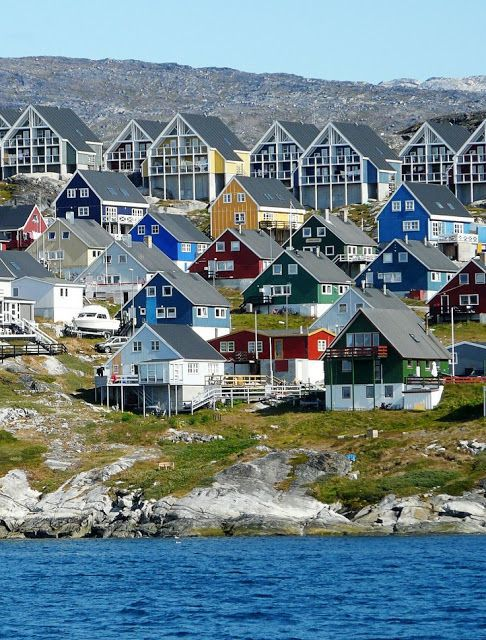
#> input picture 【OpenCv基础】第53讲 Harris角点检测/python/PythonApplication/PythonApplication/1.jpg, 486 x 640 px
$ python PythonApplication.py
#> lines starting #> are read from the running program, lines starting #| are printed output that depends on the picture; after the words box and inside, x2 and y2 are one past the last pixel; in counts of white or black regions, pixels touching at a corner belong together
import cv2
import numpy as np
#import random

def on_CornerHarris(x):
    global g_srcImage1,g_grayImage

    # 获取滑动条的值
    thresh = cv2.getTrackbarPos('value', 'WINDOW_NAME1')

	#初始化
	# 置零当前需要显示的两幅图，即清除上一次调用此函数时他们的值
    g_srcImage1 = np.copy(g_srcImage)

	# 进行角点检测
    dstImage = cv2.cornerHarris(g_grayImage, 5, 3, 0.04)

	# 归一化与转换
    # 下面这两种新建画布的方式都可以，新建一个32位浮点型单通道
    normImage=np.empty((g_srcImage.shape[0], g_srcImage.shape[1], 1),dtype=np.float32)
    #normImage = np.ones((g_srcImage.shape[0], g_srcImage.shape[1], 1),np.float32)

    cv2.normalize(dstImage,normImage,0,255,cv2.NORM_MINMAX)

    # 将归一化后的图线性变换成8位无符号整型
    scaledImage = cv2.convertScaleAbs(normImage)

	# 进行绘制
	# 将检测到的，且符合阈值条件的角点绘制出来
    imgH = normImage.shape[0]
    imgW = normImage.shape[1]
    for j in range(imgW):
        for i in range(imgH):
            if normImage[i][j].max() > (thresh + 80):
                cv2.circle(g_srcImage1, (j, i), 5, (10, 10, 255) ,2, 8, 0)
                cv2.circle(scaledImage, (j, i), 5, (0, 10, 255) ,2, 8, 0)

    #【5】显示最终效果
    cv2.imshow("WINDOW_NAME1", g_srcImage1)
    cv2.imshow("WINDOW_NAME2", scaledImage)


# 【1】载入原始图并进行克隆保存
g_srcImage = cv2.imread("1.jpg")
#> g_srcImage is the input picture: shape (640, 486, 3); mean B, G, R 136.3, 129.7, 109.6

cv2.imshow("WINDOW_NAME1", g_srcImage)
g_srcImage1 = np.copy(g_srcImage)

#【2】存留一张灰度图
g_grayImage = cv2.cvtColor(g_srcImage1, cv2.COLOR_BGR2GRAY)
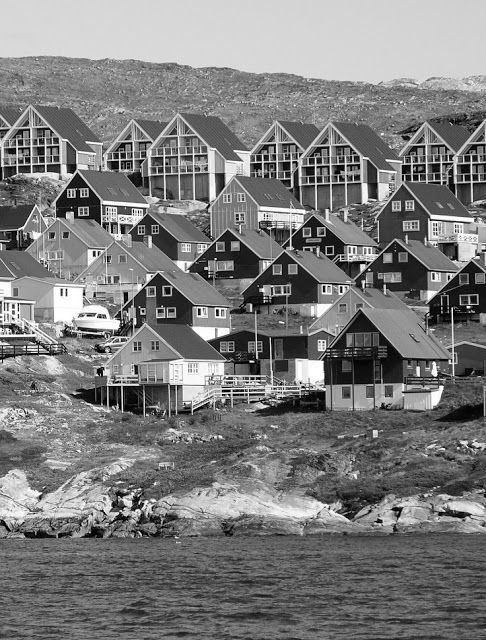
#> g_grayImage: shape (640, 486); min 0, max 255, mean 124.4

#【3】创建窗口和滚动条
cv2.namedWindow('WINDOW_NAME1')
cv2.createTrackbar('value', 'WINDOW_NAME1', 30, 175, on_CornerHarris)
#【4】调用一次回调函数，进行初始化
cv2.setTrackbarPos('value', 'WINDOW_NAME1', 30)

cv2.waitKey(0)
#> in on_CornerHarris, `dstImage = cv2.cornerHarris(g_grayImage, 5, 3, 0.04)`:
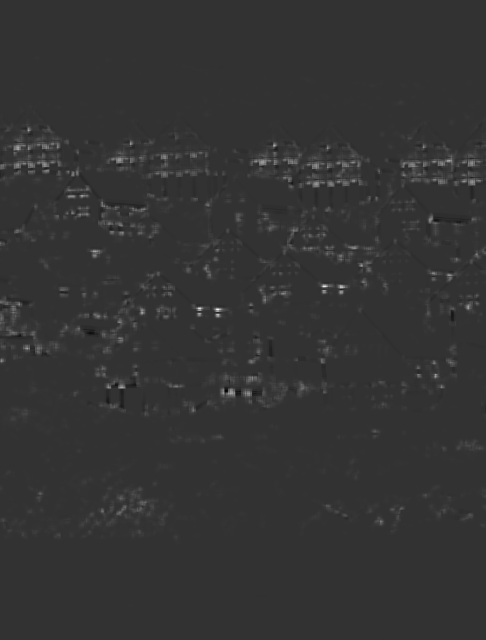
#> dstImage: shape (640, 486) float32; min -0.0105, max 0.0427, mean 0.000387; drawn with min black and max white
#> after the loop in on_CornerHarris, `for j in range(imgW):`:
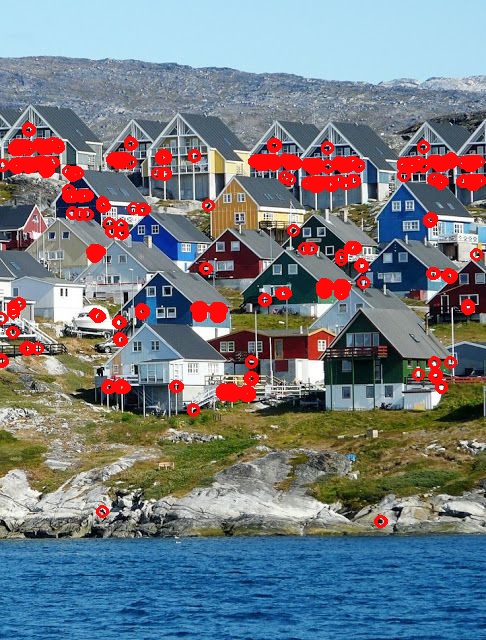
#> g_srcImage1: shape (640, 486, 3); 5.45% of pixels changed, all inside (x1, y1, x2, y2) = (0, 122, 486, 528)
#> after the loop in on_CornerHarris, `for j in range(imgW):`:
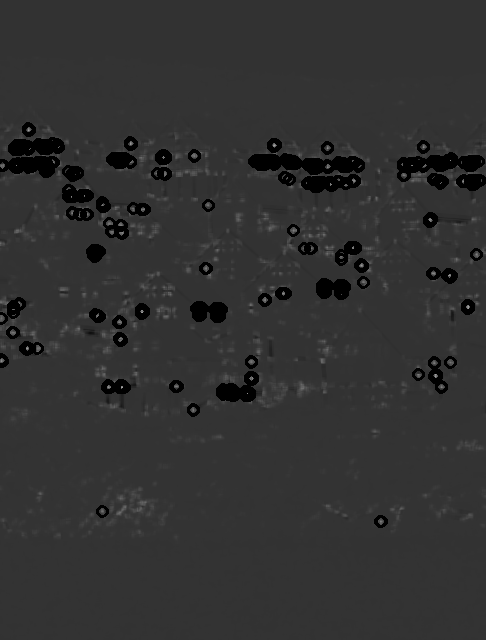
#> scaledImage: shape (640, 486); min 0, max 166, mean 48.9
cv2.destroyAllWindows()
